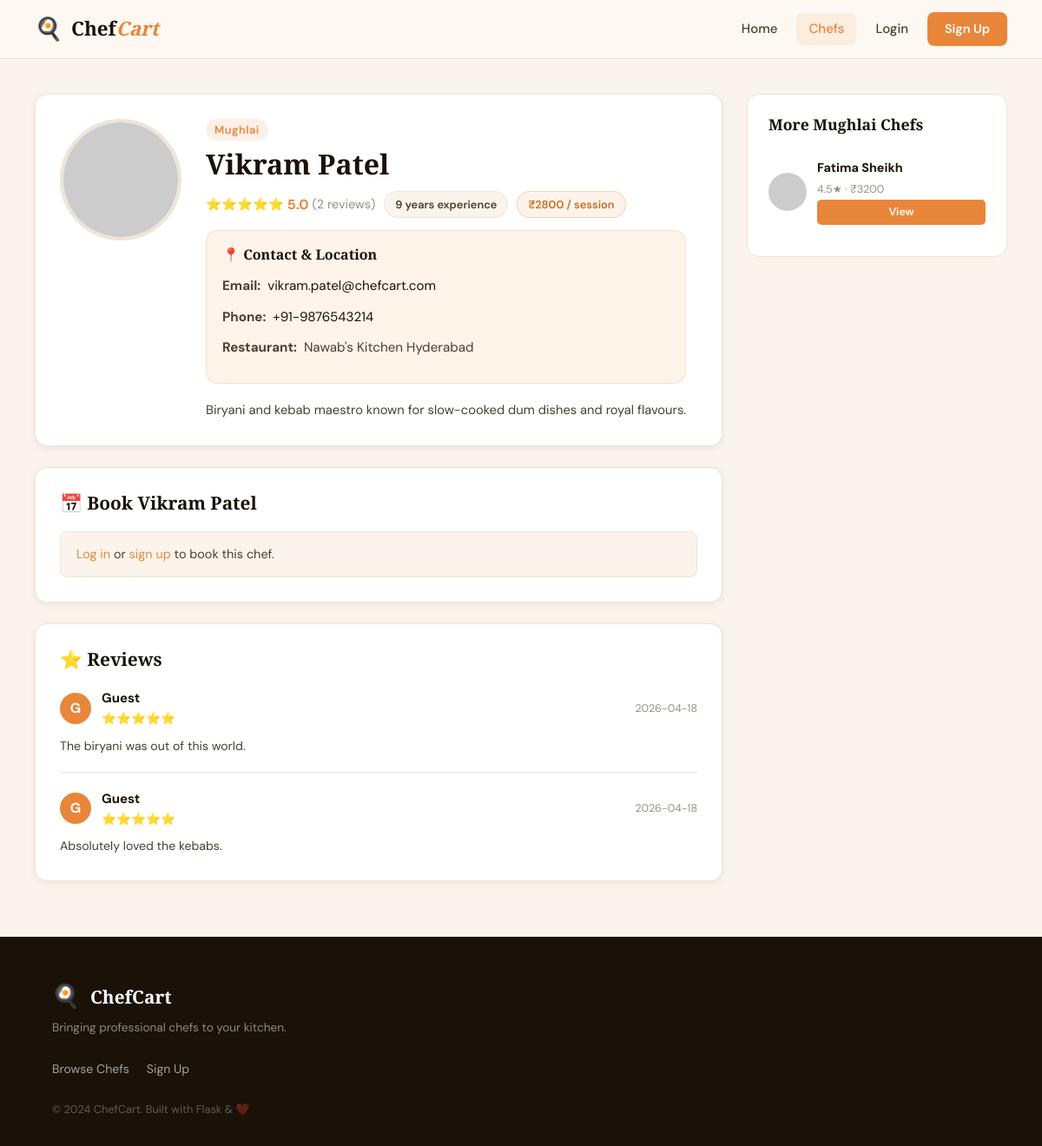
/chef/5, run on the app's committed database.
### tables this page shows
CREATE TABLE chef (
            id         INTEGER PRIMARY KEY AUTOINCREMENT,
            name       TEXT    NOT NULL,
            cuisine    TEXT    NOT NULL,
            experience INTEGER NOT NULL,
            price      REAL    NOT NULL,
            bio        TEXT    DEFAULT '',
            photo_url  TEXT    DEFAULT ''
        , email TEXT DEFAULT '', phone TEXT DEFAULT '', restaurant TEXT DEFAULT '');

CREATE TABLE review (
            id         INTEGER PRIMARY KEY AUTOINCREMENT,
            user_id    INTEGER REFERENCES user(id),
            chef_id    INTEGER NOT NULL REFERENCES chef(id),
            rating     INTEGER NOT NULL,
            comment    TEXT    DEFAULT '',
            created_at TEXT    DEFAULT (datetime('now'))
        );

### app.py (the view)
@app.route("/chef/<int:chef_id>")
def chef_detail(chef_id):
    raw = query("SELECT * FROM chef WHERE id=?", (chef_id,), one=True)
    if not raw:
        flash("Chef not found.", "danger")
        return redirect(url_for("chefs"))
    chef = enrich_chef(raw)
    reviews = query("""
        SELECT r.*, u.name AS user_name
        FROM review r
        LEFT JOIN user u ON u.id = r.user_id
        WHERE r.chef_id=?
        ORDER BY r.created_at DESC
    """, (chef_id,))
    suggestions = [enrich_chef(s) for s in
                   query("SELECT * FROM chef WHERE cuisine=? AND id!=? LIMIT 3",
                         (chef["cuisine"], chef_id))]
    already_booked = already_reviewed = False
    if "user_id" in session:
        uid = session["user_id"]
        already_booked   = bool(query(
            "SELECT 1 FROM booking WHERE user_id=? AND chef_id=?", (uid, chef_id), one=True))
        already_reviewed = bool(query(
            "SELECT 1 FROM review  WHERE user_id=? AND chef_id=?", (uid, chef_id), one=True))
    return render_template("chef_detail.html", chef=chef, reviews=reviews,
                           suggestions=suggestions,
                           already_booked=already_booked,
                           already_reviewed=already_reviewed)

### app.py (called while the page is built)
def get_db():
    conn = sqlite3.connect(DB_PATH)
    conn.row_factory = sqlite3.Row
    conn.execute("PRAGMA foreign_keys = ON")
    return conn

def query(sql, params=(), one=False):
    conn = get_db()
    cur  = conn.execute(sql, params)
    rows = cur.fetchall()
    conn.close()
    return (rows[0] if rows else None) if one else rows

def enrich_chef(chef):
    c = dict(chef)
    reviews = query("SELECT rating FROM review WHERE chef_id=?", (c["id"],))
    c["review_count"] = len(reviews)
    c["avg_rating"]   = round(sum(r["rating"] for r in reviews) / len(reviews), 1) if reviews else 0.0
    return c

### templates/chef_detail.html (shortened to what this page needs)
{% extends "base.html" %}
{% block content %}
<div class="detail-layout">
  <div class="detail-main">
    <div class="profile-card">
      <img src="{{ chef.photo_url }}" alt="{{ chef.name }}" class="profile-photo">
      <div class="profile-info">
        <span class="cuisine-badge large">{{ chef.cuisine }}</span>
        <h1 class="profile-name">{{ chef.name }}</h1>
        <div class="profile-meta">
          <div class="stars-lg">
            {% for i in range(1,6) %}{% if i <= chef.avg_rating|int %}⭐{% else %}☆{% endif %}{% endfor %}
            <strong>{{ chef.avg_rating }}</strong>
            <span class="muted">({{ chef.review_count }} reviews)</span>
          </div>
          <span class="pill">{{ chef.experience }} years experience</span>
          <span class="pill price-pill">₹{{ chef.price|int }} / session</span>
        </div>
        <div class="contact-card">
          <h2 class="contact-title">📍 Contact & Location</h2>
          <div class="contact-row"><strong>Email:</strong> <a href="mailto:{{ chef.email }}">{{ chef.email }}</a></div>
          <div class="contact-row"><strong>Phone:</strong> <a href="tel:{{ chef.phone }}">{{ chef.phone }}</a></div>
          <div class="contact-row"><strong>Restaurant:</strong> {{ chef.restaurant }}</div>
        </div>
        <p class="profile-bio">{{ chef.bio }}</p>
      </div>
    </div>
    <div class="section-card">
      <h2 class="card-title">📅 Book {{ chef.name }}</h2>
      {% if session.user_id %}
        {% if already_booked %}
          <div class="info-banner">✅ You already have a booking with this chef. Check your <a href="{{ url_for('dashboard') }}">Dashboard</a>.</div>
        {% else %}
          <form method="POST" action="{{ url_for('book_chef', chef_id=chef.id) }}" class="booking-form">
            <div class="form-row">
              <div class="form-group">
                <label for="date">Select Date</label>
                <input type="date" id="date" name="date" required>
              </div>
              <div class="form-group">
                <label for="time_slot">Time Slot</label>
                <select id="time_slot" name="time_slot" required>
                  <option value="">Choose a time</option>
                  <option value="08:00 AM">08:00 AM – Breakfast</option>
                  <option value="01:00 PM">01:00 PM – Lunch</option>
                  <option value="04:00 PM">04:00 PM – Tea / Snacks</option>
                  <option value="07:00 PM">07:00 PM – Dinner</option>
                  <option value="08:00 PM">08:00 PM – Late Dinner</option>
                </select>
              </div>
            </div>
            <div class="booking-summary">💳 Total: <strong>₹{{ chef.price|int }}</strong> per session</div>
            <button type="submit" class="btn btn-primary btn-block">Confirm Booking</button>
          </form>
        {% endif %}
      {% else %}
        <div class="info-banner"><a href="{{ url_for('login') }}">Log in</a> or <a href="{{ url_for('signup') }}">sign up</a> to book this chef.</div>
      {% endif %}
    </div>
    <div class="section-card">
      <h2 class="card-title">⭐ Reviews</h2>
      {% if reviews %}
        <div class="reviews-list">
          {% for r in reviews %}
          {% if r['user_name'] or r['comment'] %}
          <div class="review-item">
            <div class="review-header">
              <div class="reviewer-avatar">{% if r['user_name'] %}{{ r['user_name'][0] }}{% else %}G{% endif %}</div>
              <div>
                <strong>{{ r['user_name'] or 'Guest' }}</strong>
                <div class="review-stars">{% for i in range(1,6) %}{% if i <= r['rating'] %}⭐{% else %}☆{% endif %}{% endfor %}</div>
              </div>
              <span class="review-date muted">{{ r['created_at'][:10] }}</span>
            </div>
            {% if r['comment'] %}<p class="review-comment">{{ r['comment'] }}</p>{% endif %}
          </div>
          {% endif %}
          {% endfor %}
        </div>
      {% else %}
        <p class="muted">No reviews yet. Be the first to review!</p>
      {% endif %}
    </div>
  </div>
  <aside class="detail-sidebar">
    <h3 class="sidebar-title">More {{ chef.cuisine }} Chefs</h3>
    {% for s in suggestions %}
    <div class="suggestion-card">
      <img src="{{ s.photo_url }}" alt="{{ s.name }}" class="sug-photo">
      <div class="sug-info">
        <strong>{{ s.name }}</strong>
        <span class="muted small">{{ s.avg_rating }}★ · ₹{{ s.price|int }}</span>
        <a href="{{ url_for('chef_detail', chef_id=s.id) }}" class="btn btn-xs">View</a>
      </div>
    </div>
    {% else %}
    <p class="muted small">No similar chefs found.</p>
    {% endfor %}
  </aside>
</div>
{% endblock %}

### data on the page
chef: cuisine "Mughlai", name "Vikram Patel", experience "9", price "2800", email "vikram.patel@chefcart.com", phone "+91-9876543214", restaurant "Nawab's Kitchen Hyderabad", bio "Biryani and kebab maestro known for slow-cooked dum dishes and royal flavours."
review: r "Guest", rating 5 (drawn), created_at "2026-04-18", comment "The biryani was out of this world."
review: r "Guest", rating 5 (drawn), created_at "2026-04-18", comment "Absolutely loved the kebabs."
chef: name "Fatima Sheikh", avg_rating "4.5", price "3200"

### other printed values
{{ chef.avg_rating }} "5.0"
{{ chef.review_count }} "2"
